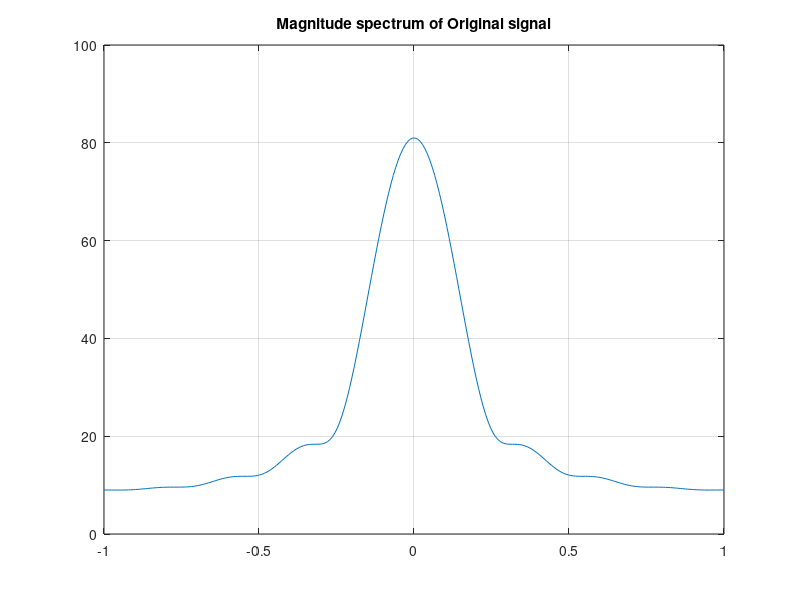
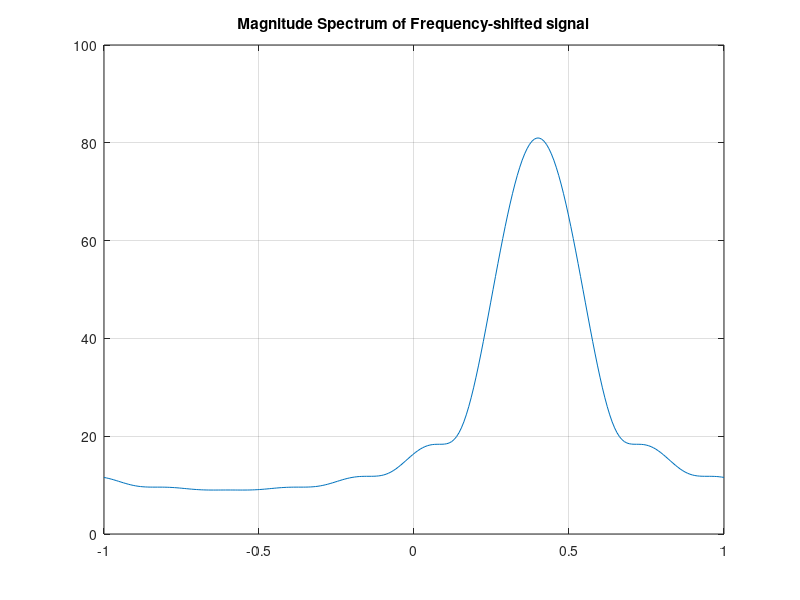
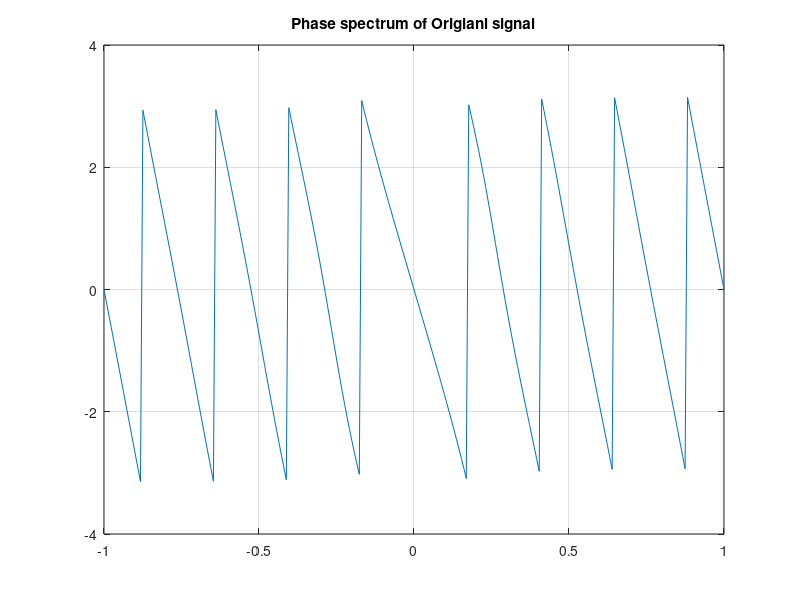
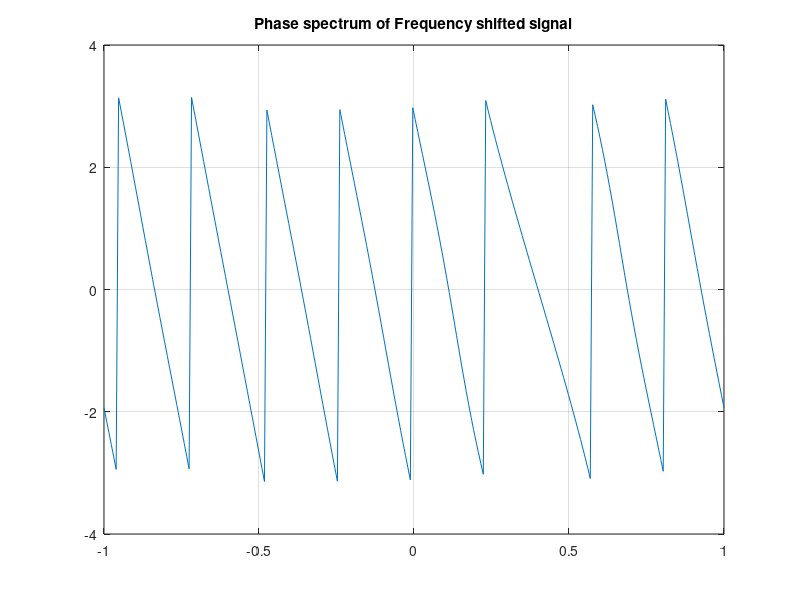

Source code (MATLAB) for these figures, in order:
%frequency shift  
clf;
w = -pi : 2*pi/255: pi; wo = 0.4*pi;
num1 = [1 3 5 7 9 11 13 15 17];
L = length(num1);
h1 = freqz(num1, 1 ,w);
n = 0:L-1;
%i from 0 to L-1;
num2 = exp(wo*i*n).*num1;
ft = fft(num1,201);
%   in the above statement exp expression is used to calculate the signal
%   num1 is the filter coefficients
h2= freqz(num2, 1, w);
figure (1);
plot(w/pi,abs(h1));grid;
title('Magnitude spectrum of Original signal');
figure(2);
plot(w/pi,abs(h2));grid;
title('Magnitude Spectrum of Frequency-shifted signal');
figure(3);
plot(w/pi, angle(h1));grid;
title('Phase spectrum of Origianl signal');
figure (4);
plot(w/pi,angle(h2));grid;
title('Phase spectrum of Frequency shifted signal');

%%%fft plots
figure(5);
oh = -100:1:100;
plot(oh,ft);
title('DFT plot of the signal');grid;
xlabel('num');ylabel('amplitude');